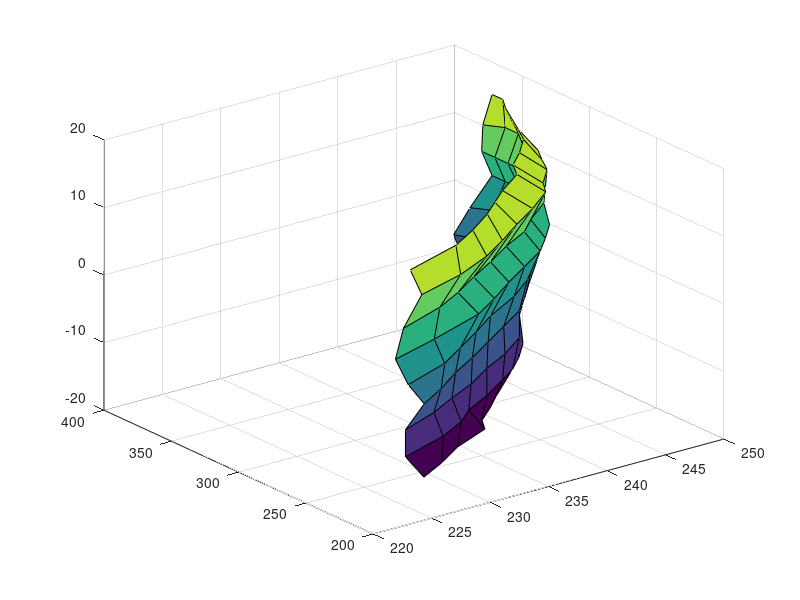

Write the MATLAB code that produced this figure.
close all;
clear all;
clc;
load speechorgans.mat;
index = 0;
z = -16 : 4 : 16;
wallx = [];
wally = [];
wallz = [];
for i = 1 : 9
    a = SPEEORG.ORGS(1 , 6).contour{1 , i + 16};
    a1 = a(: , 1);
    a2 = a(: , 2);
    for j = 1 : size(a , 1)
        b(1 , index + j) = a1(j);
        wallx = [wallx;a1(j)];
        b(1 , index + size(a , 1) + j) = a2(j);
        wally = [wally;a2(j)];
        b(1 , index +  2 * size(a , 1) + j) = z(i);
        wallz = [wallz;z(i)];
    end
    index = index + 3 * size(a , 1);
end

for k = 1 :1
    tongue(k , :) = b(1 , :);
end
% savename = strcat('E:\VS\VC6\20150625\3DGVTM\DynViews\pixel\' , 't_a1.mat');
save('.\wall_i3.mat' , 'tongue');
for i = 1 : 9
    wallxx(:,i) = wallx(15*(i-1)+1:15*(i-1)+15,1);
    wallyy(:,i) = wally(15*(i-1)+1:15*(i-1)+15,1);
    wallzz(:,i) = wallz(15*(i-1)+1:15*(i-1)+15,1);
end
figure;
surf(wallxx,wallyy,wallzz);
 hold on;
%  plot3(wallx,wally,wallz,'r.');
 